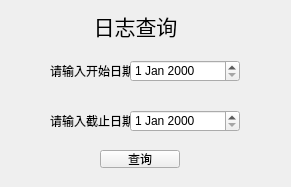
<?xml version="1.0" encoding="UTF-8"?>
<ui version="4.0">
 <class>date_query</class>
 <widget class="QWidget" name="date_query">
  <property name="geometry">
   <rect>
    <x>0</x>
    <y>0</y>
    <width>291</width>
    <height>187</height>
   </rect>
  </property>
  <property name="windowTitle">
   <string>Form</string>
  </property>
  <widget class="QLabel" name="label">
   <property name="geometry">
    <rect>
     <x>50</x>
     <y>60</y>
     <width>81</width>
     <height>21</height>
    </rect>
   </property>
   <property name="text">
    <string>请输入开始日期：</string>
   </property>
  </widget>
  <widget class="QLabel" name="label_2">
   <property name="geometry">
    <rect>
     <x>50</x>
     <y>110</y>
     <width>81</width>
     <height>21</height>
    </rect>
   </property>
   <property name="text">
    <string>请输入截止日期：</string>
   </property>
  </widget>
  <widget class="QLabel" name="label_3">
   <property name="geometry">
    <rect>
     <x>90</x>
     <y>10</y>
     <width>91</width>
     <height>31</height>
    </rect>
   </property>
   <property name="text">
    <string>&lt;html&gt;&lt;head/&gt;&lt;body&gt;&lt;p align=&quot;center&quot;&gt;&lt;span style=&quot; font-size:16pt;&quot;&gt;日志查询&lt;/span&gt;&lt;/p&gt;&lt;/body&gt;&lt;/html&gt;</string>
   </property>
  </widget>
  <widget class="QDateEdit" name="dateEdit">
   <property name="geometry">
    <rect>
     <x>130</x>
     <y>60</y>
     <width>110</width>
     <height>22</height>
    </rect>
   </property>
  </widget>
  <widget class="QDateEdit" name="dateEdit_2">
   <property name="geometry">
    <rect>
     <x>130</x>
     <y>110</y>
     <width>110</width>
     <height>22</height>
    </rect>
   </property>
  </widget>
  <widget class="QPushButton" name="search">
   <property name="geometry">
    <rect>
     <x>100</x>
     <y>150</y>
     <width>80</width>
     <height>18</height>
    </rect>
   </property>
   <property name="text">
    <string>查询</string>
   </property>
  </widget>
 </widget>
 <resources/>
 <connections/>
</ui>
